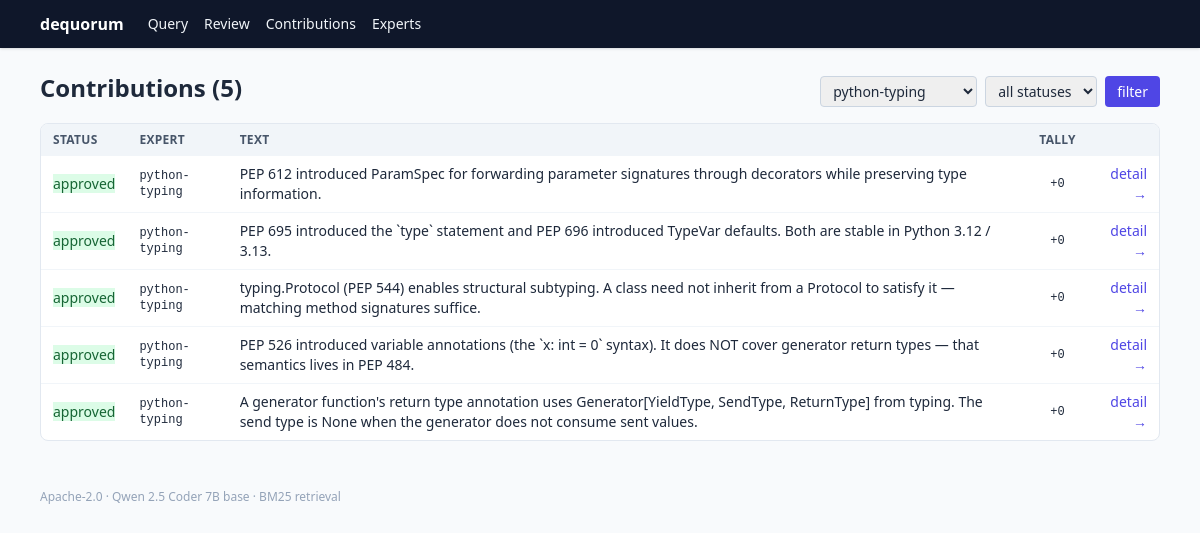
Page /contributions?expert=python-typing on the committed database.
### tables this page shows
CREATE TABLE contributions (
    contribution_id TEXT PRIMARY KEY,
    expert_id TEXT NOT NULL,
    contributor_id TEXT NOT NULL,
    text TEXT NOT NULL,
    citations_json TEXT NOT NULL,
    sig_node_id TEXT NOT NULL,
    sig_input_hash TEXT NOT NULL,
    sig_output_hash TEXT NOT NULL,
    sig_digest TEXT NOT NULL
, status TEXT NOT NULL DEFAULT 'approved');

### dequorum/web/app.py (the view)
    @app.get("/contributions", response_class=HTMLResponse)
    def contributions_index(
        request: Request,
        expert: str | None = None,
        status: str | None = None,
    ) -> HTMLResponse:
        with _open_store() as store:
            if expert:
                contribs = store.list_for_expert(expert, status=status)
            elif status:
                contribs = store.list_by_status(status)
            else:
                contribs = list(iter(store))
            rows = [
                {
                    "contribution": c,
                    "status": store.get_status(c.contribution_id),
                    "tally": store.vote_tally(c.contribution_id),
                }
                for c in contribs
            ]
        return templates.TemplateResponse(
            request,
            "contributions.html",
            {
                "rows": rows,
                "experts": registry.all(),
                "filter_expert": expert,
                "filter_status": status,
            },
        )

### dequorum/web/templates/contributions.html (shortened to what this page needs)
{% extends "base.html" %}
{% block content %}
<div class="flex items-baseline justify-between mb-4 gap-4 flex-wrap">
  <h1 class="text-2xl font-bold">Contributions ({{ rows|length }})</h1>
  <form method="get" action="/contributions" class="text-sm flex gap-2">
    <select name="expert" class="border border-slate-300 rounded px-2 py-1">
      {% for e in experts %}
      <option value="{{ e.expert_id }}" {% if filter_expert == e.expert_id %}selected{% endif %}>{{ e.expert_id }}</option>
      {% endfor %}
    </select>
    <select name="status" class="border border-slate-300 rounded px-2 py-1">
      <option value="">all statuses</option>
    </select>
    <button type="submit" class="bg-indigo-600 text-white rounded px-3 py-1 hover:bg-indigo-700">filter</button>
  </form>
</div>
<div class="bg-white border border-slate-200 rounded-lg overflow-hidden">
  <table class="w-full text-sm">
    <thead class="bg-slate-100 text-left text-xs uppercase tracking-wide text-slate-600">
      <tr>
        <th class="px-3 py-2">status</th>
        <th class="px-3 py-2">expert</th>
        <th class="px-3 py-2">text</th>
        <th class="px-3 py-2 text-center">tally</th>
        <th class="px-3 py-2 text-right"></th>
      </tr>
    </thead>
    <tbody class="divide-y divide-slate-100">
      {% for row in rows %}
      <tr class="hover:bg-slate-50">
        <td class="px-3 py-2">
          {% set st = row.status %}
          {% if st == STATUS_APPROVED %}
          <span class="badge bg-green-100 text-green-800">approved</span>
          {% elif st == STATUS_REJECTED %}
          <span class="badge bg-red-100 text-red-800">rejected</span>
          {% else %}
          <span class="badge bg-amber-100 text-amber-800">pending</span>
          {% endif %}
        </td>
        <td class="px-3 py-2 mono text-xs">{{ row.contribution.expert_id }}</td>
        <td class="px-3 py-2">
          <div class="line-clamp-2">{{ row.contribution.text }}</div>
        </td>
        <td class="px-3 py-2 text-center mono text-xs">
          {{ "%+d"|format(row.tally) }}
        </td>
        <td class="px-3 py-2 text-right">
          <a href="/contributions/{{ row.contribution.contribution_id }}" class="text-indigo-600 hover:underline">detail &rarr;</a>
        </td>
      </tr>
      {% else %}
      <tr><td colspan="5" class="px-3 py-6 text-center text-slate-400">no contributions match these filters</td></tr>
      {% endfor %}
    </tbody>
  </table>
</div>
{% endblock %}

### dequorum/web/templates/base.html (style rules this page uses)
.badge { @apply inline-flex items-center px-2 py-0.5 rounded-md text-xs font-medium; }
.mono { font-family: ui-monospace, SFMono-Regular, Menlo, monospace; }

### rows in the picture
contributions: status "approved", contribution.expert_id "python-typing", contribution.text "PEP 612 introduced ParamSpec for forwarding parameter signatures through decorators while preserving type information.", tally "+0"
contributions: status "approved", contribution.expert_id "python-typing", contribution.text "PEP 695 introduced the `type` statement and PEP 696 introduced TypeVar defaults. Both are stable in Python 3.12 / 3.13.", tally "+0"
contributions: status "approved", contribution.expert_id "python-typing", contribution.text "typing.Protocol (PEP 544) enables structural subtyping. A class need not inherit from a Protocol to satisfy it — matching method signatures suffice.", tally "+0"
contributions: status "approved", contribution.expert_id "python-typing", contribution.text "PEP 526 introduced variable annotations (the `x: int = 0` syntax). It does NOT cover generator return types — that semantics lives in PEP 484.", tally "+0"
contributions: status "approved", contribution.expert_id "python-typing", contribution.text "A generator function's return type annotation uses Generator[YieldType, SendType, ReturnType] from typing. The send type is None when the generator does not consume sent values.", tally "+0"

### other values in the picture
{{ rows|length }} "5"
form field expert "python-typing"
